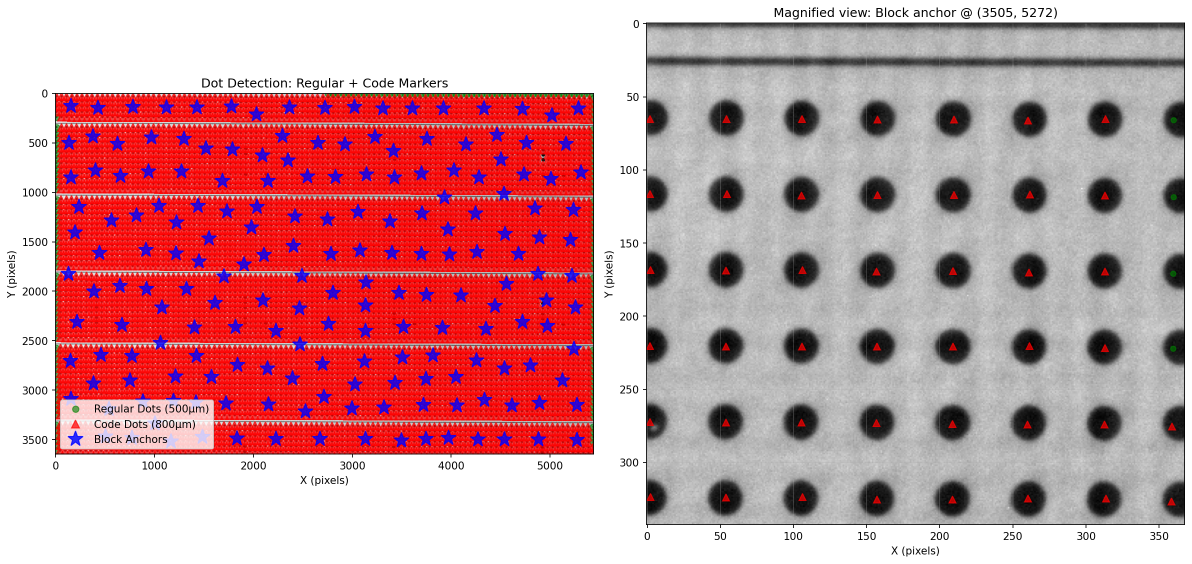
#> input picture calibration/test_results/detection_visualization.png, 2384 x 1127 px, given in place of Dotplate_500_1000.tif, which was not available (shown at 1/2 size)
$ python diagnose_sizes.py
#> lines starting #> are read from the running program, lines starting #| are printed output that depends on the picture; after the words box and inside, x2 and y2 are one past the last pixel; in counts of white or black regions, pixels touching at a corner belong together; pictures that were not available may be replaced by others from this repository, and a replacement may not be noted
### calibration/dot_detector_2d.py
"""2D dot/circle detection for coded calibration plates (Dot-Plate 500-1000)

Handles macro-grid structured plates with:
- 8 rows × 10 columns of code blocks
- Regular background dots (500 µm, 1000 µm pitch)
- Larger orientation dots (800 µm) forming L-shaped markers
- Binary code encoding positional IDs (LSB to MSB)
"""
import numpy as np
import logging
from typing import Tuple, List, Dict, Optional
from scipy import ndimage
from scipy.ndimage import label as ndimage_label
from scipy.ndimage import center_of_mass
from skimage.measure import regionprops
from scipy.spatial import distance_matrix
import cv2

logger = logging.getLogger(__name__)


class CodedDotPlateGeometry:
    """Calibration plate CAD design geometry (Dot-Plate 500-1000)"""

    def __init__(self):
        # Physical dimensions (mm)
        self.plate_width_mm = 295.0
        self.plate_height_mm = 260.0

        # Macro-grid structure
        self.macro_rows = 8
        self.macro_cols = 10

        # Dot specifications
        self.regular_dot_diameter_um = 500
        self.code_dot_diameter_um = 800
        self.dot_pitch_um = 1000  # center-to-center

        # Per-block geometry
        self.dots_per_row_in_block = 10  # background grid within block
        self.dots_per_col_in_block = 8
        self.block_width_mm = self.plate_width_mm / self.macro_cols
        self.block_height_mm = self.plate_height_mm / self.macro_rows

        # L-shaped marker positions within each block (relative to block origin)
        # Corner dot at (col=1, row=1) forms the reference point (right angle)
        # LSB bits along horizontal from corner: (cols 2-7, row=1) - left-right sequence
        # MSB bits along vertical from corner: (col=1, rows 2-7) - top-bottom sequence
        self.corner_relative_pos = (1, 1)      # (col, row) - right angle anchor
        self.lsb_start_relative_pos = (2, 1)   # Start of horizontal LSB sequence
        self.msb_start_relative_pos = (1, 2)   # Start of vertical MSB sequence
        self.bits_per_axis = 6                 # 6 bits per axis = 7 positions per axis (including corner)


    def get_block_origin_mm(self, block_row: int, block_col: int) -> Tuple[float, float]:
        """
        Get the top-left corner of a block in mm.

        Args:
            block_row: Macro-grid row (0-7)
            block_col: Macro-grid column (0-9)

        Returns:
            (y_mm, x_mm) - top-left corner of block in plate coordinate system
        """
        y_mm = block_row * self.block_height_mm
        x_mm = block_col * self.block_width_mm
        return y_mm, x_mm

    def get_all_design_positions_mm(self) -> Dict:
        """
        Generate all design CAD positions for the plate.

        Returns:
            Dictionary with:
            {
                'regular_dots': (N, 2) array [y, x] in mm,
                'code_dots': (N, 2) array [y, x] in mm,
                'block_codes': (N,) array of block IDs (0-79),
                'anchor_points': (N, 2) array of L-anchor centers in mm,
                'block_geometry': {block_id: {'corner': pos, 'lsb_dots': [...], 'msb_dots': [...]}}
            }
        """
        regular_dots_list = []
        code_dots_list = []
        block_codes_list = []
        anchor_points_list = []
        block_geometry_dict = {}

        # Per-block spacing in mm
        block_dot_spacing_mm = self.dot_pitch_um / 1000.0  # 1.0 mm

        block_id = 0
        for block_row in range(self.macro_rows):
            for block_col in range(self.macro_cols):
                block_origin_y, block_origin_x = self.get_block_origin_mm(block_row, block_col)

                # Generate regular background dots within block
                for dot_row in range(self.dots_per_col_in_block):
                    for dot_col in range(self.dots_per_row_in_block):
                        y_mm = block_origin_y + dot_row * block_dot_spacing_mm
                        x_mm = block_origin_x + dot_col * block_dot_spacing_mm
                        regular_dots_list.append([y_mm, x_mm])

                # Generate L-shaped code marker dots
                # Corner dot (right-angle reference)
                corner_y = block_origin_y + self.corner_relative_pos[1] * block_dot_spacing_mm
                corner_x = block_origin_x + self.corner_relative_pos[0] * block_dot_spacing_mm
                code_dots_list.append([corner_y, corner_x])

                # LSB horizontal sequence (bit 0 to bit 5)
                lsb_dots = []
                for bit_idx in range(self.bits_per_axis):
                    lsb_y = block_origin_y + self.lsb_start_relative_pos[1] * block_dot_spacing_mm
                    lsb_x = block_origin_x + (self.lsb_start_relative_pos[0] + bit_idx) * block_dot_spacing_mm
                    lsb_dots.append([lsb_y, lsb_x])
                    code_dots_list.append([lsb_y, lsb_x])

                # MSB vertical sequence (bit 6 onwards, or full vertical encoding)
                msb_dots = []
                for bit_idx in range(self.bits_per_axis):
                    msb_y = block_origin_y + (self.msb_start_relative_pos[1] + bit_idx) * block_dot_spacing_mm
                    msb_x = block_origin_x + self.msb_start_relative_pos[0] * block_dot_spacing_mm
                    msb_dots.append([msb_y, msb_x])
                    code_dots_list.append([msb_y, msb_x])

                # Compute L-anchor center (corner + first lsb + first msb)
                anchor_y = (corner_y + lsb_dots[0][0] + msb_dots[0][0]) / 3.0
                anchor_x = (corner_x + lsb_dots[0][1] + msb_dots[0][1]) / 3.0
                anchor_points_list.append([anchor_y, anchor_x])

                block_geometry_dict[block_id] = {
                    'corner': np.array([corner_y, corner_x]),
                    'lsb_dots': np.array(lsb_dots),
                    'msb_dots': np.array(msb_dots),
                    'block_row': block_row,
                    'block_col': block_col
                }

                block_codes_list.append(block_id)
                block_id += 1

        return {
            'regular_dots': np.array(regular_dots_list),
            'code_dots': np.array(code_dots_list),
            'block_codes': np.array(block_codes_list),
            'anchor_points': np.array(anchor_points_list),
            'block_geometry': block_geometry_dict
        }


class DotDetector2D:
    """Detect and classify dots in coded calibration plate images"""

    def __init__(self, geometry: Optional[CodedDotPlateGeometry] = None):
        """
        Initialize 2D dot detector.

        Args:
            geometry: CodedDotPlateGeometry object (creates default if None)
        """
        self.geometry = geometry or CodedDotPlateGeometry()
        self.design_positions = self.geometry.get_all_design_positions_mm()
        self.homography_matrix = None
        self.um_per_pixel = None

    def load_image(self, image_path: str) -> np.ndarray:
        """
        Load a .tif image.

        Args:
            image_path: Path to .tif file

        Returns:
            2D numpy array (grayscale image)
        """
#> called with image_path = 'Dotplate_500_1000.tif'
        try:
            from PIL import Image
            img = Image.open(image_path)
#> img is the input picture: PIL image 2384x1127 RGBA; mean R, G, B, A 202.6, 149.6, 155.3, 255
            img_array = np.array(img)
            if len(img_array.shape) == 3:
                # Convert RGB to grayscale
                img_array = np.mean(img_array, axis=2)
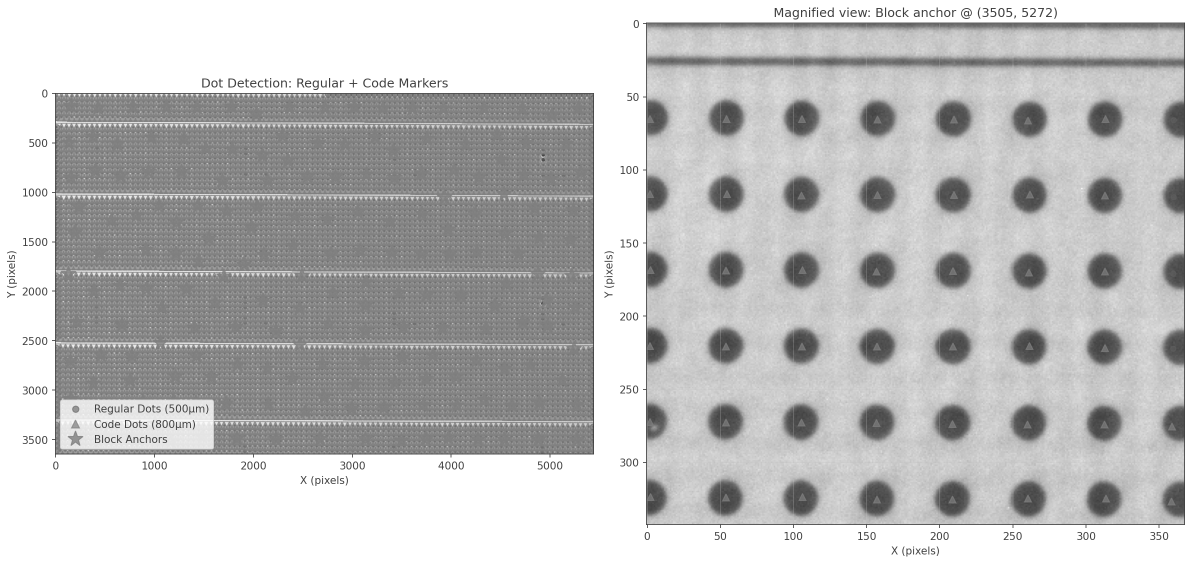
#> img_array: shape (1127, 2384) float64 (shown at 1/2 size); min 63.75, max 255, mean 190.6
            logger.info(f"Loaded image from {image_path}: shape {img_array.shape}, dtype {img_array.dtype}")
            return img_array
        except Exception as e:
            logger.error(f"Failed to load image: {e}")
            raise

    # [853 lines left out: functions detect_and_classify_dots, estimate_pixel_pitch, identify_anchor_points, decode_block_from_code_dots, _find_corner_dot, _partition_arms and 9 more, not called in this run]


# [10 lines that do not run on import are left out]

### calibration/diagnose_sizes.py
import numpy as np
from scipy import ndimage
from skimage.measure import regionprops
from dot_detector_2d import DotDetector2D

detector = DotDetector2D()
img = detector.load_image("Dotplate_500_1000.tif")

# Replicate your thresholding pipeline
img_norm = (img.astype(float) - img.min()) / (img.max() - img.min() + 1e-8)
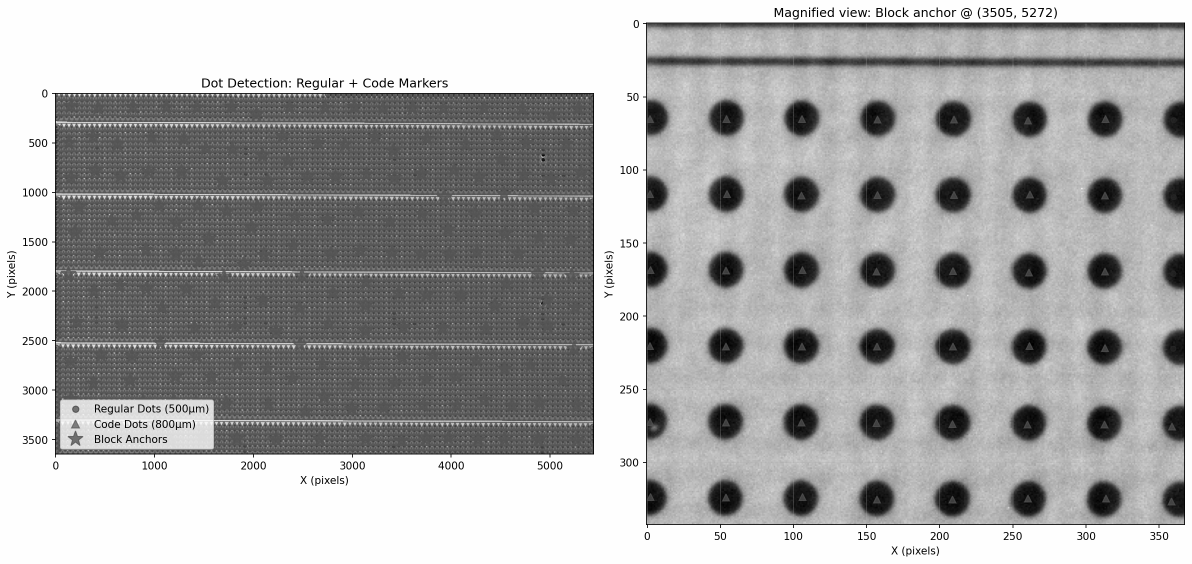
#> img_norm: shape (1127, 2384) float64 (shown at 1/2 size); min 0, max 1, mean 0.663
img_smooth = ndimage.gaussian_filter(img_norm, sigma=1.5)
binary = img_smooth < np.percentile(img_smooth, 25)
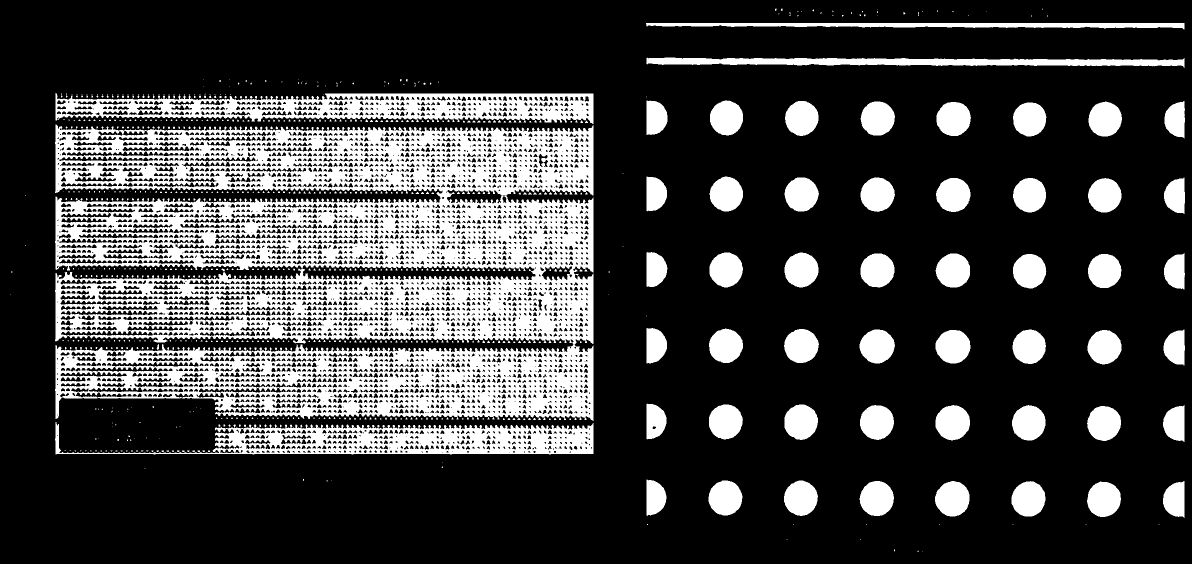
#> binary: shape (1127, 2384) bool (shown at 1/2 size); 25% white; 763 white regions (698 under 20 px)
labeled, num_features = ndimage.label(binary)
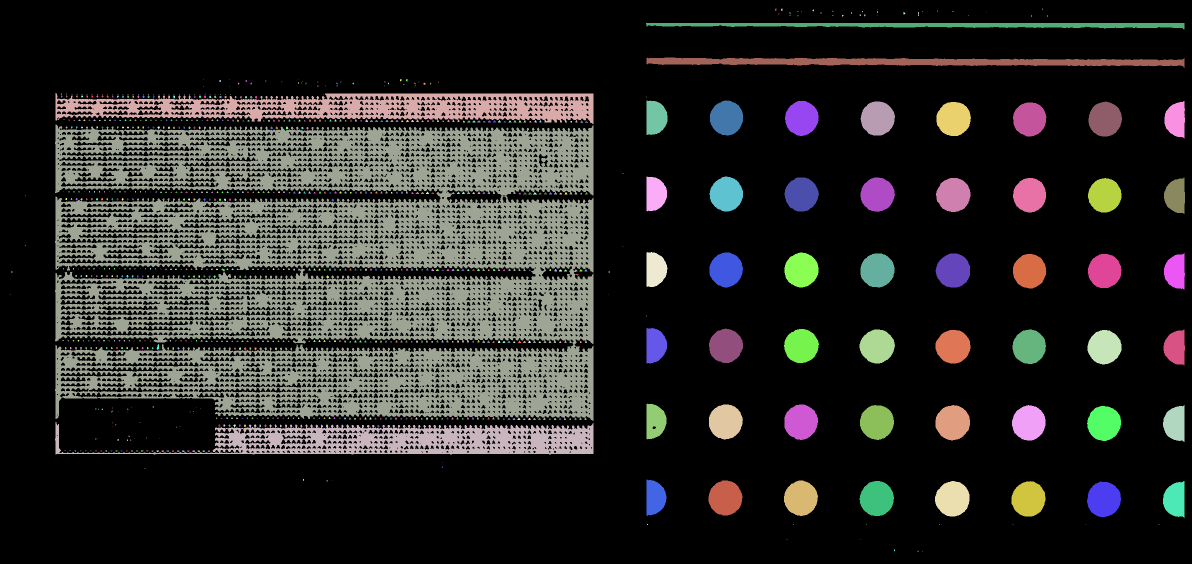
#> labeled: shape (1127, 2384) int32 (shown at 1/2 size); 792 distinct labels, from 0 to 791; one colour per label, 0 black
#> num_features = 791
regions = regionprops(labeled)
#> regions = 791 regions; largest, box (x1, y1, x2, y2) and area: (110, 249, 1187, 842) 409455, (110, 187, 1187, 248) 38293, (110, 844, 1187, 909) 34580, (1293, 115, 2369, 136) 13593, (1292, 46, 2369, 59) 8725

# Extract all area sizes and print the distribution
areas = sorted([r.area for r in regions if 10 < r.area < 50000])
#> areas = 388 values from 11 to 38293
print(f"Total objects tracked: {len(areas)}")
#| Total objects tracked: 388
print(f"Smallest detected object area: {areas[0]} pixels")
#| Smallest detected object area: 11.0 pixels
print(f"10th percentile area: {np.percentile(areas, 10)} pixels")
#| 10th percentile area: 11.0 pixels
print(f"50th percentile (Median background dot area): {np.percentile(areas, 50)} pixels")
#| 50th percentile (Median background dot area): 14.0 pixels
print(f"90th percentile area: {np.percentile(areas, 90)} pixels")
#| 90th percentile area: 3566.0 pixels
print(f"Largest detected object area: {areas[-1]} pixels")
#| Largest detected object area: 38293.0 pixels
